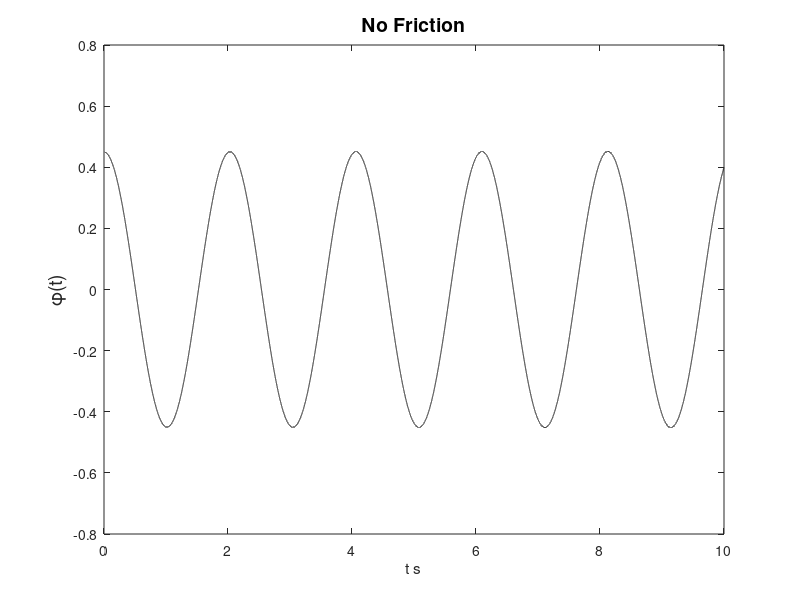
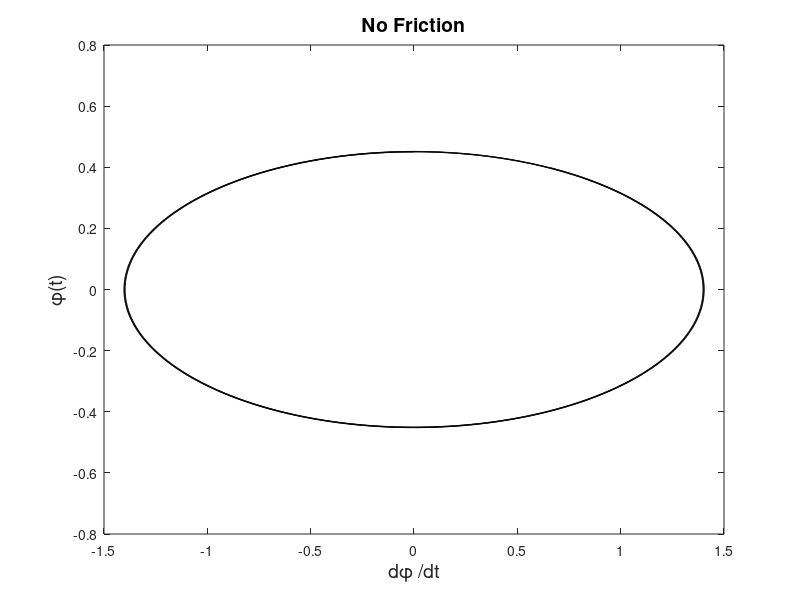
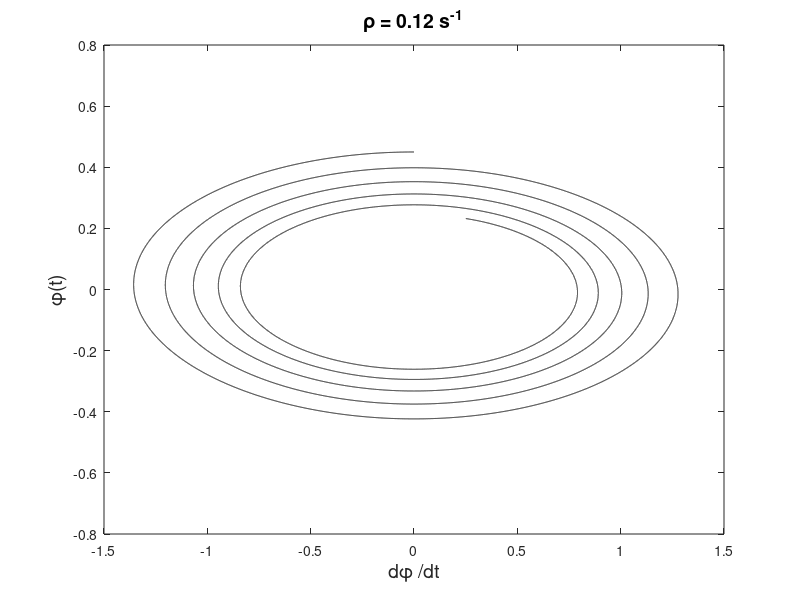

Reproduce these figures in MATLAB, in order.
%set relavant constant
g = 9.81;
l = 1; 
%set the number of points
N=100000;
%set the time step size
h=10/(N-1);
%Array of time
t=0:h:10;
%Initial conditions
y = zeros(N, 1);
yP = zeros(N, 1);
y(1)=0.45;
yP(1)=0;
%implement explicit Euler
for n=2:N
    %calculate new Position
    y(n) = y(n-1) + h.* yP(n-1);
    yP(n) = yP(n-1) -(g*h/l).*sin(y(n-1));
end
%Calculate period T with approximation
T=(sqrt(g/l)/(2*pi))^(-1);
fprintf('Initial angle is small -ish so period should be close to %.4f seconds.\n',T);
% plot results
figure(1);
plot(t,y,'k');
xlabel('t {s}');
ylabel('\phi(t)','FontSize',14);
title('No Friction','FontSize',14);
figure(2);
%y(t) vs y'(t) i.e Phase Space
plot(yP,y,'k');
xlabel('d\phi /dt','FontSize',14);
ylabel('\phi(t)','FontSize',14);
title('No Friction','FontSize',14);
%Add air friction
rho = 0.12; %s^-1
y2 = zeros(N, 1);
y2P = zeros(N, 1);
y2(1)=0.45;
y2P(1)=0;
%implement explicit Euler
for n=1:N-1
    %calculate new Position
    y2(n+1) = y2(n) + h.* y2P(n);
    y2P(n+1) = y2P(n) -(g*h/l).*sin(y2(n))-rho*h*y2P(n);
end

figure(3);
%y(t) vs y'(t) i.e Phase Space
plot(y2P,y2,'k');
xlabel('d\phi /dt','FontSize',14);
ylabel('\phi(t)','FontSize',14);
title('\rho = 0.12 s^{-1}','FontSize',14);


